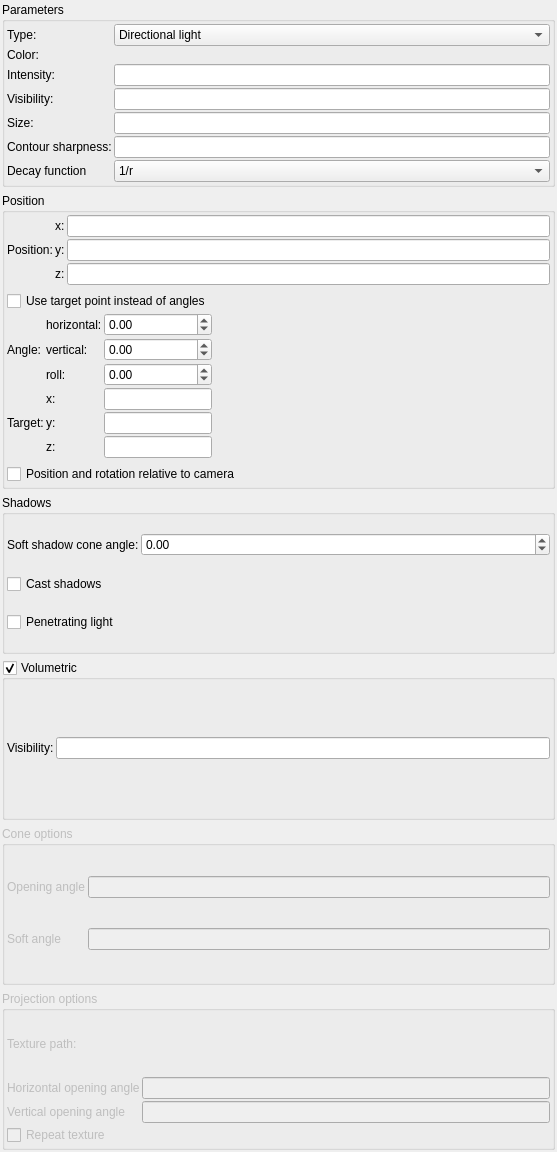
<?xml version="1.0" encoding="UTF-8"?>
<ui version="4.0">
 <class>cLightEditor</class>
 <widget class="QWidget" name="cLightEditor">
  <property name="enabled">
   <bool>true</bool>
  </property>
  <property name="geometry">
   <rect>
    <x>0</x>
    <y>0</y>
    <width>557</width>
    <height>1152</height>
   </rect>
  </property>
  <property name="windowTitle">
   <string>Form</string>
  </property>
  <layout class="QVBoxLayout" name="verticalLayout">
   <property name="leftMargin">
    <number>2</number>
   </property>
   <property name="topMargin">
    <number>2</number>
   </property>
   <property name="rightMargin">
    <number>2</number>
   </property>
   <property name="bottomMargin">
    <number>2</number>
   </property>
   <item>
    <widget class="QGroupBox" name="groupBox">
     <property name="title">
      <string>Parameters</string>
     </property>
     <layout class="QVBoxLayout" name="verticalLayout_2">
      <property name="leftMargin">
       <number>2</number>
      </property>
      <property name="topMargin">
       <number>2</number>
      </property>
      <property name="rightMargin">
       <number>2</number>
      </property>
      <property name="bottomMargin">
       <number>2</number>
      </property>
      <item>
       <layout class="QGridLayout" name="gridLayout_2">
        <property name="spacing">
         <number>2</number>
        </property>
        <item row="2" column="1">
         <widget class="MyLineEdit" name="logedit_intensity">
          <property name="sizePolicy">
           <sizepolicy hsizetype="Expanding" vsizetype="Maximum">
            <horstretch>0</horstretch>
            <verstretch>0</verstretch>
           </sizepolicy>
          </property>
          <property name="toolTip">
           <string>&lt;html&gt;&lt;head/&gt;&lt;body&gt;&lt;p&gt;Brightness of the light source. Strength of  illumination.&lt;/p&gt;&lt;/body&gt;&lt;/html&gt;</string>
          </property>
         </widget>
        </item>
        <item row="1" column="1">
         <widget class="MyColorButton" name="colorButton_color" native="true">
          <property name="toolTip">
           <string>&lt;html&gt;&lt;head/&gt;&lt;body&gt;&lt;p&gt;Color of light source&lt;/p&gt;&lt;/body&gt;&lt;/html&gt;</string>
          </property>
          <property name="text" stdset="0">
           <string>PushButton</string>
          </property>
         </widget>
        </item>
        <item row="2" column="0">
         <widget class="QLabel" name="label_11">
          <property name="text">
           <string>Intensity:</string>
          </property>
         </widget>
        </item>
        <item row="4" column="0">
         <widget class="QLabel" name="label_14">
          <property name="text">
           <string>Size:</string>
          </property>
         </widget>
        </item>
        <item row="4" column="1">
         <widget class="MyLineEdit" name="logedit_size">
          <property name="sizePolicy">
           <sizepolicy hsizetype="Expanding" vsizetype="Maximum">
            <horstretch>0</horstretch>
            <verstretch>0</verstretch>
           </sizepolicy>
          </property>
          <property name="toolTip">
           <string>&lt;html&gt;&lt;head/&gt;&lt;body&gt;&lt;p&gt;Size of illuminated fog around the light source.&lt;/p&gt;&lt;/body&gt;&lt;/html&gt;</string>
          </property>
         </widget>
        </item>
        <item row="3" column="1">
         <widget class="MyLineEdit" name="logedit_visibility">
          <property name="sizePolicy">
           <sizepolicy hsizetype="Expanding" vsizetype="Maximum">
            <horstretch>0</horstretch>
            <verstretch>0</verstretch>
           </sizepolicy>
          </property>
          <property name="toolTip">
           <string>&lt;html&gt;&lt;head/&gt;&lt;body&gt;&lt;p&gt;Visibility of the light source. It simulates illuminated fog around the light source.&lt;/p&gt;&lt;/body&gt;&lt;/html&gt;</string>
          </property>
         </widget>
        </item>
        <item row="3" column="0">
         <widget class="QLabel" name="label_13">
          <property name="text">
           <string>Visibility:</string>
          </property>
         </widget>
        </item>
        <item row="0" column="1">
         <widget class="MyComboBox" name="comboBox_type">
          <property name="toolTip">
           <string>&lt;html&gt;&lt;head/&gt;&lt;body&gt;&lt;p&gt;Selection of light source type&lt;/p&gt;&lt;p&gt;- Directional light - light source emitting from infinite distance at the angle defined by user&lt;/p&gt;&lt;p&gt;- Point light - light source emitting evenly around  user defined point&lt;/p&gt;&lt;p&gt;- Spot light - light source emitting conical beam&lt;/p&gt;&lt;p&gt;- Projection - light source emitting beam of light colorized by texture image&lt;/p&gt;&lt;/body&gt;&lt;/html&gt;</string>
          </property>
          <item>
           <property name="text">
            <string>Directional light</string>
           </property>
          </item>
          <item>
           <property name="text">
            <string>Point light</string>
           </property>
          </item>
          <item>
           <property name="text">
            <string>Spot light</string>
           </property>
          </item>
          <item>
           <property name="text">
            <string>Projection</string>
           </property>
          </item>
          <item>
           <property name="text">
            <string>Beam</string>
           </property>
          </item>
         </widget>
        </item>
        <item row="6" column="0">
         <widget class="QLabel" name="label_15">
          <property name="text">
           <string>Decay function</string>
          </property>
         </widget>
        </item>
        <item row="0" column="0">
         <widget class="QLabel" name="label_2">
          <property name="text">
           <string>Type:</string>
          </property>
         </widget>
        </item>
        <item row="1" column="0">
         <widget class="QLabel" name="label_12">
          <property name="text">
           <string>Color:</string>
          </property>
         </widget>
        </item>
        <item row="6" column="1">
         <widget class="MyComboBox" name="comboBox_decayFunction">
          <property name="toolTip">
           <string>&lt;html&gt;&lt;head/&gt;&lt;body&gt;&lt;p&gt;Decay function defines how light intensity decays with distance from the light. Decay function 1/r² complies with the laws of physics. 1/r reduces the decaying of light intensity. 1/r³ increases the decaying of light intensity. &lt;/p&gt;&lt;/body&gt;&lt;/html&gt;</string>
          </property>
          <item>
           <property name="text">
            <string>1/r</string>
           </property>
          </item>
          <item>
           <property name="text">
            <string>1/r²</string>
           </property>
          </item>
          <item>
           <property name="text">
            <string>1/r³</string>
           </property>
          </item>
         </widget>
        </item>
        <item row="5" column="1">
         <widget class="MyLineEdit" name="logedit_contour_sharpness">
          <property name="sizePolicy">
           <sizepolicy hsizetype="Expanding" vsizetype="Maximum">
            <horstretch>0</horstretch>
            <verstretch>0</verstretch>
           </sizepolicy>
          </property>
          <property name="toolTip">
           <string>&lt;html&gt;&lt;head/&gt;&lt;body&gt;&lt;p&gt;Sharpness of contour of the light source.&lt;/p&gt;&lt;/body&gt;&lt;/html&gt;</string>
          </property>
         </widget>
        </item>
        <item row="5" column="0">
         <widget class="QLabel" name="label_16">
          <property name="text">
           <string>Contour sharpness:</string>
          </property>
         </widget>
        </item>
       </layout>
      </item>
     </layout>
    </widget>
   </item>
   <item>
    <widget class="QGroupBox" name="groupBox_3">
     <property name="title">
      <string>Position</string>
     </property>
     <layout class="QVBoxLayout" name="verticalLayout_3">
      <property name="leftMargin">
       <number>2</number>
      </property>
      <property name="topMargin">
       <number>2</number>
      </property>
      <property name="rightMargin">
       <number>2</number>
      </property>
      <property name="bottomMargin">
       <number>2</number>
      </property>
      <item>
       <layout class="QGridLayout" name="gridLayout">
        <property name="spacing">
         <number>2</number>
        </property>
        <item row="2" column="2">
         <widget class="MyLineEdit" name="vect3_position_z">
          <property name="sizePolicy">
           <sizepolicy hsizetype="Expanding" vsizetype="Maximum">
            <horstretch>0</horstretch>
            <verstretch>0</verstretch>
           </sizepolicy>
          </property>
          <property name="toolTip">
           <string>&lt;html&gt;&lt;head/&gt;&lt;body&gt;&lt;p&gt;Coordinates of light source&lt;/p&gt;&lt;/body&gt;&lt;/html&gt;</string>
          </property>
         </widget>
        </item>
        <item row="1" column="2">
         <widget class="MyLineEdit" name="vect3_position_y">
          <property name="sizePolicy">
           <sizepolicy hsizetype="Expanding" vsizetype="Maximum">
            <horstretch>0</horstretch>
            <verstretch>0</verstretch>
           </sizepolicy>
          </property>
          <property name="toolTip">
           <string>&lt;html&gt;&lt;head/&gt;&lt;body&gt;&lt;p&gt;Coordinates of light source&lt;/p&gt;&lt;/body&gt;&lt;/html&gt;</string>
          </property>
         </widget>
        </item>
        <item row="0" column="2">
         <widget class="MyLineEdit" name="vect3_position_x">
          <property name="sizePolicy">
           <sizepolicy hsizetype="Expanding" vsizetype="Maximum">
            <horstretch>0</horstretch>
            <verstretch>0</verstretch>
           </sizepolicy>
          </property>
          <property name="toolTip">
           <string>&lt;html&gt;&lt;head/&gt;&lt;body&gt;&lt;p&gt;Coordinates of light source&lt;/p&gt;&lt;/body&gt;&lt;/html&gt;</string>
          </property>
         </widget>
        </item>
        <item row="0" column="1">
         <widget class="QLabel" name="label_21">
          <property name="text">
           <string>x:</string>
          </property>
         </widget>
        </item>
        <item row="1" column="0">
         <widget class="QLabel" name="label">
          <property name="text">
           <string>Position:</string>
          </property>
         </widget>
        </item>
        <item row="1" column="1">
         <widget class="QLabel" name="label_22">
          <property name="text">
           <string>y:</string>
          </property>
         </widget>
        </item>
        <item row="2" column="1">
         <widget class="QLabel" name="label_23">
          <property name="text">
           <string>z:</string>
          </property>
         </widget>
        </item>
       </layout>
      </item>
      <item>
       <layout class="QHBoxLayout" name="horizontalLayout" stretch="0,0">
        <property name="spacing">
         <number>2</number>
        </property>
        <item>
         <layout class="QGridLayout" name="gridLayout_3" columnstretch="0,0,0">
          <property name="spacing">
           <number>2</number>
          </property>
          <item row="3" column="2">
           <widget class="MyDoubleSpinBox" name="spinboxd3_rotation_z">
            <property name="sizePolicy">
             <sizepolicy hsizetype="Expanding" vsizetype="Maximum">
              <horstretch>0</horstretch>
              <verstretch>0</verstretch>
             </sizepolicy>
            </property>
            <property name="toolTip">
             <string>&lt;html&gt;&lt;head/&gt;&lt;body&gt;&lt;p&gt;Rotation of light source.&lt;/p&gt;&lt;p&gt;For directional lights it can be controlled with ball widget.&lt;/p&gt;&lt;/body&gt;&lt;/html&gt;</string>
            </property>
            <property name="prefix">
             <string/>
            </property>
            <property name="suffix">
             <string/>
            </property>
            <property name="decimals">
             <number>2</number>
            </property>
            <property name="minimum">
             <double>-36000.000000000000000</double>
            </property>
            <property name="maximum">
             <double>36000.000000000000000</double>
            </property>
            <property name="singleStep">
             <double>0.100000000000000</double>
            </property>
           </widget>
          </item>
          <item row="0" column="0" colspan="3">
           <widget class="MyCheckBox" name="checkBox_use_target_point">
            <property name="sizePolicy">
             <sizepolicy hsizetype="Minimum" vsizetype="Maximum">
              <horstretch>0</horstretch>
              <verstretch>0</verstretch>
             </sizepolicy>
            </property>
            <property name="text">
             <string>Use target point instead of angles</string>
            </property>
           </widget>
          </item>
          <item row="2" column="2">
           <widget class="MyDoubleSpinBox" name="spinboxd3_rotation_y">
            <property name="sizePolicy">
             <sizepolicy hsizetype="Minimum" vsizetype="Maximum">
              <horstretch>0</horstretch>
              <verstretch>0</verstretch>
             </sizepolicy>
            </property>
            <property name="toolTip">
             <string>&lt;html&gt;&lt;head/&gt;&lt;body&gt;&lt;p&gt;Rotation of light source.&lt;/p&gt;&lt;p&gt;For directional lights it can be controlled with ball widget.&lt;/p&gt;&lt;/body&gt;&lt;/html&gt;</string>
            </property>
            <property name="prefix">
             <string/>
            </property>
            <property name="suffix">
             <string/>
            </property>
            <property name="decimals">
             <number>2</number>
            </property>
            <property name="minimum">
             <double>-36000.000000000000000</double>
            </property>
            <property name="maximum">
             <double>36000.000000000000000</double>
            </property>
            <property name="singleStep">
             <double>0.100000000000000</double>
            </property>
           </widget>
          </item>
          <item row="5" column="1">
           <widget class="QLabel" name="label_target_y">
            <property name="text">
             <string>y:</string>
            </property>
           </widget>
          </item>
          <item row="3" column="1">
           <widget class="QLabel" name="label_roll">
            <property name="text">
             <string>roll:</string>
            </property>
           </widget>
          </item>
          <item row="2" column="1">
           <widget class="QLabel" name="label_vertical">
            <property name="text">
             <string>vertical:</string>
            </property>
           </widget>
          </item>
          <item row="1" column="1">
           <widget class="QLabel" name="label_horizontal">
            <property name="text">
             <string>horizontal:</string>
            </property>
           </widget>
          </item>
          <item row="1" column="2">
           <widget class="MyDoubleSpinBox" name="spinboxd3_rotation_x">
            <property name="sizePolicy">
             <sizepolicy hsizetype="Minimum" vsizetype="Maximum">
              <horstretch>0</horstretch>
              <verstretch>0</verstretch>
             </sizepolicy>
            </property>
            <property name="toolTip">
             <string>&lt;html&gt;&lt;head/&gt;&lt;body&gt;&lt;p&gt;Rotation of light source.&lt;/p&gt;&lt;p&gt;For directional lights it can be controlled with ball widget.&lt;/p&gt;&lt;/body&gt;&lt;/html&gt;</string>
            </property>
            <property name="prefix">
             <string/>
            </property>
            <property name="suffix">
             <string/>
            </property>
            <property name="decimals">
             <number>2</number>
            </property>
            <property name="minimum">
             <double>-36000.000000000000000</double>
            </property>
            <property name="maximum">
             <double>36000.000000000000000</double>
            </property>
            <property name="singleStep">
             <double>0.100000000000000</double>
            </property>
           </widget>
          </item>
          <item row="2" column="0">
           <widget class="QLabel" name="label_angle">
            <property name="text">
             <string>Angle:</string>
            </property>
           </widget>
          </item>
          <item row="4" column="1">
           <widget class="QLabel" name="label_target_x">
            <property name="text">
             <string>x:</string>
            </property>
           </widget>
          </item>
          <item row="6" column="1">
           <widget class="QLabel" name="label_target_z">
            <property name="text">
             <string>z:</string>
            </property>
           </widget>
          </item>
          <item row="5" column="0">
           <widget class="QLabel" name="label_target">
            <property name="text">
             <string>Target:</string>
            </property>
           </widget>
          </item>
          <item row="4" column="2">
           <widget class="MyLineEdit" name="vect3_target_x">
            <property name="sizePolicy">
             <sizepolicy hsizetype="Expanding" vsizetype="Maximum">
              <horstretch>0</horstretch>
              <verstretch>0</verstretch>
             </sizepolicy>
            </property>
            <property name="toolTip">
             <string>&lt;html&gt;&lt;head/&gt;&lt;body&gt;&lt;p&gt;Coordinates of light source&lt;/p&gt;&lt;/body&gt;&lt;/html&gt;</string>
            </property>
           </widget>
          </item>
          <item row="5" column="2">
           <widget class="MyLineEdit" name="vect3_target_y">
            <property name="sizePolicy">
             <sizepolicy hsizetype="Expanding" vsizetype="Maximum">
              <horstretch>0</horstretch>
              <verstretch>0</verstretch>
             </sizepolicy>
            </property>
            <property name="toolTip">
             <string>&lt;html&gt;&lt;head/&gt;&lt;body&gt;&lt;p&gt;Coordinates of light source&lt;/p&gt;&lt;/body&gt;&lt;/html&gt;</string>
            </property>
           </widget>
          </item>
          <item row="6" column="2">
           <widget class="MyLineEdit" name="vect3_target_z">
            <property name="sizePolicy">
             <sizepolicy hsizetype="Expanding" vsizetype="Maximum">
              <horstretch>0</horstretch>
              <verstretch>0</verstretch>
             </sizepolicy>
            </property>
            <property name="toolTip">
             <string>&lt;html&gt;&lt;head/&gt;&lt;body&gt;&lt;p&gt;Coordinates of light source&lt;/p&gt;&lt;/body&gt;&lt;/html&gt;</string>
            </property>
           </widget>
          </item>
         </layout>
        </item>
        <item>
         <widget class="cLightWidget" name="widget_angle_preview" native="true">
          <property name="sizePolicy">
           <sizepolicy hsizetype="Minimum" vsizetype="Minimum">
            <horstretch>1</horstretch>
            <verstretch>1</verstretch>
           </sizepolicy>
          </property>
         </widget>
        </item>
       </layout>
      </item>
      <item>
       <widget class="MyCheckBox" name="checkBox_relative_position">
        <property name="sizePolicy">
         <sizepolicy hsizetype="Minimum" vsizetype="Maximum">
          <horstretch>0</horstretch>
          <verstretch>0</verstretch>
         </sizepolicy>
        </property>
        <property name="toolTip">
         <string>&lt;html&gt;&lt;head/&gt;&lt;body&gt;&lt;p&gt;Enabling this option makes coordinates and rotation of the light relative to the camera. &lt;/p&gt;&lt;/body&gt;&lt;/html&gt;</string>
        </property>
        <property name="text">
         <string>Position and rotation relative to camera</string>
        </property>
       </widget>
      </item>
     </layout>
    </widget>
   </item>
   <item>
    <widget class="QGroupBox" name="groupBox_4">
     <property name="title">
      <string>Shadows</string>
     </property>
     <layout class="QGridLayout" name="gridLayout_7">
      <property name="leftMargin">
       <number>2</number>
      </property>
      <property name="topMargin">
       <number>2</number>
      </property>
      <property name="rightMargin">
       <number>2</number>
      </property>
      <property name="bottomMargin">
       <number>2</number>
      </property>
      <property name="spacing">
       <number>2</number>
      </property>
      <item row="1" column="0">
       <widget class="MyCheckBox" name="checkBox_cast_shadows">
        <property name="sizePolicy">
         <sizepolicy hsizetype="Minimum" vsizetype="Maximum">
          <horstretch>0</horstretch>
          <verstretch>0</verstretch>
         </sizepolicy>
        </property>
        <property name="toolTip">
         <string>&lt;html&gt;&lt;head/&gt;&lt;body&gt;&lt;p&gt;Enables casting shadows from the light source&lt;/p&gt;&lt;/body&gt;&lt;/html&gt;</string>
        </property>
        <property name="text">
         <string>Cast shadows</string>
        </property>
       </widget>
      </item>
      <item row="2" column="0">
       <widget class="MyCheckBox" name="checkBox_penetrating">
        <property name="sizePolicy">
         <sizepolicy hsizetype="Minimum" vsizetype="Maximum">
          <horstretch>0</horstretch>
          <verstretch>0</verstretch>
         </sizepolicy>
        </property>
        <property name="toolTip">
         <string>&lt;html&gt;&lt;head/&gt;&lt;body&gt;&lt;p&gt;Makes light rays penetrate all the objects. When it's enabled, then even inside the fractal it will not be completely dark. &lt;/p&gt;&lt;/body&gt;&lt;/html&gt;</string>
        </property>
        <property name="text">
         <string>Penetrating light</string>
        </property>
       </widget>
      </item>
      <item row="0" column="0">
       <widget class="QLabel" name="label_30">
        <property name="text">
         <string>Soft shadow cone angle:</string>
        </property>
       </widget>
      </item>
      <item row="0" column="1">
       <widget class="MyDoubleSpinBox" name="spinbox_soft_shadow_cone">
        <property name="sizePolicy">
         <sizepolicy hsizetype="Expanding" vsizetype="Maximum">
          <horstretch>0</horstretch>
          <verstretch>0</verstretch>
         </sizepolicy>
        </property>
        <property name="toolTip">
         <string>&lt;html&gt;&lt;head/&gt;&lt;body&gt;&lt;p&gt;This parameter controls angle of shadows cone. It simulates &amp;quot;soft shadow&amp;quot; effect. When it's zero, then shadows are very sharp.&lt;/p&gt;&lt;table border=&quot;0&quot; style=&quot; margin-top:0px; margin-bottom:0px; margin-left:0px; margin-right:0px;&quot; cellspacing=&quot;2&quot; cellpadding=&quot;0&quot;&gt;&lt;tr&gt;&lt;td&gt;&lt;p&gt;shadow cone 0 degrees&lt;/p&gt;&lt;/td&gt;&lt;td&gt;&lt;p&gt;shadow cone 5 degrees &lt;/p&gt;&lt;/td&gt;&lt;/tr&gt;&lt;tr&gt;&lt;td&gt;&lt;p&gt;&lt;img src=&quot;:/tooltips/tooltips_images/image - shader - shadow cone 0.jpeg&quot;/&gt;&lt;/p&gt;&lt;/td&gt;&lt;td&gt;&lt;p&gt;&lt;img src=&quot;:/tooltips/tooltips_images/image - shader - shadow cone 5.jpg&quot;/&gt;&lt;/p&gt;&lt;/td&gt;&lt;/tr&gt;&lt;/table&gt;&lt;/body&gt;&lt;/html&gt;</string>
        </property>
        <property name="frame">
         <bool>true</bool>
        </property>
        <property name="accelerated">
         <bool>true</bool>
        </property>
        <property name="prefix">
         <string/>
        </property>
        <property name="suffix">
         <string/>
        </property>
        <property name="decimals">
         <number>2</number>
        </property>
        <property name="minimum">
         <double>-100000.000000000000000</double>
        </property>
        <property name="maximum">
         <double>100000.000000000000000</double>
        </property>
        <property name="singleStep">
         <double>1.000000000000000</double>
        </property>
       </widget>
      </item>
     </layout>
    </widget>
   </item>
   <item>
    <widget class="MyGroupBox" name="groupCheck_volumetric">
     <property name="toolTip">
      <string>&lt;html&gt;&lt;head/&gt;&lt;body&gt;&lt;p&gt;Enables volumetric visibility of the light source with calculation of shadows on it. It can be used to simulate &amp;quot;god rays&amp;quot; effect.&lt;/p&gt;&lt;/body&gt;&lt;/html&gt;</string>
     </property>
     <property name="title">
      <string>Volumetric</string>
     </property>
     <property name="checkable">
      <bool>true</bool>
     </property>
     <layout class="QGridLayout" name="gridLayout_4">
      <property name="leftMargin">
       <number>2</number>
      </property>
      <property name="topMargin">
       <number>2</number>
      </property>
      <property name="rightMargin">
       <number>2</number>
      </property>
      <property name="bottomMargin">
       <number>2</number>
      </property>
      <property name="spacing">
       <number>2</number>
      </property>
      <item row="0" column="1">
       <widget class="MyLineEdit" name="logedit_volumetric_visibility">
        <property name="toolTip">
         <string>&lt;html&gt;&lt;head/&gt;&lt;body&gt;&lt;p&gt;Intensity of volumetric effect. &lt;/p&gt;&lt;p&gt;When effect is not visible try to increase intensity. If whole image is white, then decrease intensity.&lt;/p&gt;&lt;p&gt;To control quality of this effect change &lt;span style=&quot; font-style:italic;&quot;&gt;Effects&lt;/span&gt;&lt;span style=&quot; font-style:italic;&quot;&gt;/ Volumetric / Custom DE multiplier for volumetric effect&lt;/span&gt; parameter (lower value - better quality).&lt;/p&gt;&lt;/body&gt;&lt;/html&gt;</string>
        </property>
       </widget>
      </item>
      <item row="0" column="0">
       <widget class="QLabel" name="label_4">
        <property name="text">
         <string>Visibility:</string>
        </property>
       </widget>
      </item>
     </layout>
    </widget>
   </item>
   <item>
    <widget class="QGroupBox" name="groupBox_cone_options">
     <property name="enabled">
      <bool>false</bool>
     </property>
     <property name="title">
      <string>Cone options</string>
     </property>
     <layout class="QGridLayout" name="gridLayout_6">
      <property name="leftMargin">
       <number>2</number>
      </property>
      <property name="topMargin">
       <number>2</number>
      </property>
      <property name="rightMargin">
       <number>2</number>
      </property>
      <property name="bottomMargin">
       <number>2</number>
      </property>
      <property name="spacing">
       <number>2</number>
      </property>
      <item row="0" column="1">
       <widget class="MyLineEdit" name="logedit_cone_angle">
        <property name="toolTip">
         <string>&lt;html&gt;&lt;head/&gt;&lt;body&gt;&lt;p&gt;Opening angle of conical shape of spot light&lt;/p&gt;&lt;/body&gt;&lt;/html&gt;</string>
        </property>
       </widget>
      </item>
      <item row="0" column="0">
       <widget class="QLabel" name="label_62">
        <property name="sizePolicy">
         <sizepolicy hsizetype="Maximum" vsizetype="Preferred">
          <horstretch>0</horstretch>
          <verstretch>0</verstretch>
         </sizepolicy>
        </property>
        <property name="text">
         <string>Opening angle</string>
        </property>
       </widget>
      </item>
      <item row="1" column="0">
       <widget class="QLabel" name="label_64">
        <property name="sizePolicy">
         <sizepolicy hsizetype="Maximum" vsizetype="Preferred">
          <horstretch>0</horstretch>
          <verstretch>0</verstretch>
         </sizepolicy>
        </property>
        <property name="text">
         <string>Soft angle</string>
        </property>
       </widget>
      </item>
      <item row="1" column="1">
       <widget class="MyLineEdit" name="logedit_cone_soft_angle">
        <property name="toolTip">
         <string>&lt;html&gt;&lt;head/&gt;&lt;body&gt;&lt;p&gt;Additional opening angle of conical shape of spot light with soft transition from full brightness to dark.&lt;/p&gt;&lt;/body&gt;&lt;/html&gt;</string>
        </property>
       </widget>
      </item>
     </layout>
    </widget>
   </item>
   <item>
    <widget class="QGroupBox" name="groupBox_projection_options">
     <property name="enabled">
      <bool>false</bool>
     </property>
     <property name="title">
      <string>Projection options</string>
     </property>
     <layout class="QVBoxLayout" name="verticalLayout_4">
      <property name="spacing">
       <number>2</number>
      </property>
      <property name="leftMargin">
       <number>2</number>
      </property>
      <property name="topMargin">
       <number>2</number>
      </property>
      <property name="rightMargin">
       <number>2</number>
      </property>
      <property name="bottomMargin">
       <number>2</number>
      </property>
      <item>
       <layout class="QGridLayout" name="gridLayout_5">
        <item row="0" column="1">
         <widget class="FileSelectWidget" name="text_file_texture" native="true">
          <property name="sizePolicy">
           <sizepolicy hsizetype="Expanding" vsizetype="Preferred">
            <horstretch>0</horstretch>
            <verstretch>0</verstretch>
           </sizepolicy>
          </property>
          <property name="toolTip">
           <string>&lt;html&gt;&lt;head/&gt;&lt;body&gt;&lt;p&gt;Path to the light projection texture image. Acceptable formats are BMP, GIF, JPG, PNG&lt;/p&gt;&lt;p&gt;To use animated textures (image sequences), replace numbers by '%' symbol. Example: If sequence of images is as showed below: &lt;br/&gt;texture0001.jpg&lt;br/&gt;texture0002.jpg&lt;br/&gt;etc&lt;/p&gt;&lt;p&gt;Then use following file name: texture%%%%.jpg&lt;br/&gt;This tells the program to treat this as not a single image but as a sequence of images with 4 digit index.&lt;/p&gt;&lt;/body&gt;&lt;/html&gt;</string>
          </property>
         </widget>
        </item>
        <item row="0" column="0">
         <widget class="QLabel" name="label_61">
          <property name="sizePolicy">
           <sizepolicy hsizetype="Maximum" vsizetype="Preferred">
            <horstretch>0</horstretch>
            <verstretch>0</verstretch>
           </sizepolicy>
          </property>
          <property name="text">
           <string>Texture path:</string>
          </property>
         </widget>
        </item>
       </layout>
      </item>
      <item>
       <layout class="QGridLayout" name="gridLayout_8">
        <item row="1" column="1">
         <widget class="MyLineEdit" name="logedit_projection_vertical_angle">
          <property name="toolTip">
           <string>&lt;html&gt;&lt;head/&gt;&lt;body&gt;&lt;p&gt;Vertical opening angle of projected image &lt;/p&gt;&lt;/body&gt;&lt;/html&gt;</string>
          </property>
         </widget>
        </item>
        <item row="0" column="1">
         <widget class="MyLineEdit" name="logedit_projection_horizonal_angle">
          <property name="toolTip">
           <string>&lt;html&gt;&lt;head/&gt;&lt;body&gt;&lt;p&gt;Horizontal opening angle of projected image &lt;/p&gt;&lt;/body&gt;&lt;/html&gt;</string>
          </property>
         </widget>
        </item>
        <item row="0" column="0">
         <widget class="QLabel" name="label_63">
          <property name="sizePolicy">
           <sizepolicy hsizetype="Maximum" vsizetype="Preferred">
            <horstretch>0</horstretch>
            <verstretch>0</verstretch>
           </sizepolicy>
          </property>
          <property name="text">
           <string>Horizontal opening angle</string>
          </property>
          <property name="wordWrap">
           <bool>true</bool>
          </property>
         </widget>
        </item>
        <item row="1" column="0">
         <widget class="QLabel" name="label_65">
          <property name="sizePolicy">
           <sizepolicy hsizetype="Maximum" vsizetype="Preferred">
            <horstretch>0</horstretch>
            <verstretch>0</verstretch>
           </sizepolicy>
          </property>
          <property name="text">
           <string>Vertical opening angle</string>
          </property>
          <property name="wordWrap">
           <bool>true</bool>
          </property>
         </widget>
        </item>
        <item row="2" column="0" colspan="2">
         <widget class="MyCheckBox" name="checkBox_repeat_texture">
          <property name="sizePolicy">
           <sizepolicy hsizetype="Minimum" vsizetype="Maximum">
            <horstretch>0</horstretch>
            <verstretch>0</verstretch>
           </sizepolicy>
          </property>
          <property name="toolTip">
           <string>&lt;html&gt;&lt;head/&gt;&lt;body&gt;&lt;p&gt;Repeats projected texture. Recommended to use seamless texture.&lt;/p&gt;&lt;/body&gt;&lt;/html&gt;</string>
          </property>
          <property name="text">
           <string>Repeat texture</string>
          </property>
         </widget>
        </item>
       </layout>
      </item>
     </layout>
    </widget>
   </item>
  </layout>
 </widget>
 <customwidgets>
  <customwidget>
   <class>MyCheckBox</class>
   <extends>QCheckBox</extends>
   <header>my_check_box.h</header>
  </customwidget>
  <customwidget>
   <class>MyGroupBox</class>
   <extends>QGroupBox</extends>
   <header>my_group_box.h</header>
   <container>1</container>
  </customwidget>
  <customwidget>
   <class>MyDoubleSpinBox</class>
   <extends>QDoubleSpinBox</extends>
   <header>my_double_spin_box.h</header>
  </customwidget>
  <customwidget>
   <class>MyLineEdit</class>
   <extends>QLineEdit</extends>
   <header>my_line_edit.h</header>
  </customwidget>
  <customwidget>
   <class>MyComboBox</class>
   <extends>QComboBox</extends>
   <header>my_combo_box.h</header>
  </customwidget>
  <customwidget>
   <class>MyColorButton</class>
   <extends>QWidget</extends>
   <header>my_color_button.h</header>
  </customwidget>
  <customwidget>
   <class>FileSelectWidget</class>
   <extends>QWidget</extends>
   <header>file_select_widget.h</header>
  </customwidget>
  <customwidget>
   <class>cLightWidget</class>
   <extends>QWidget</extends>
   <header>light_widget.h</header>
   <container>1</container>
  </customwidget>
 </customwidgets>
 <resources/>
 <connections/>
</ui>
